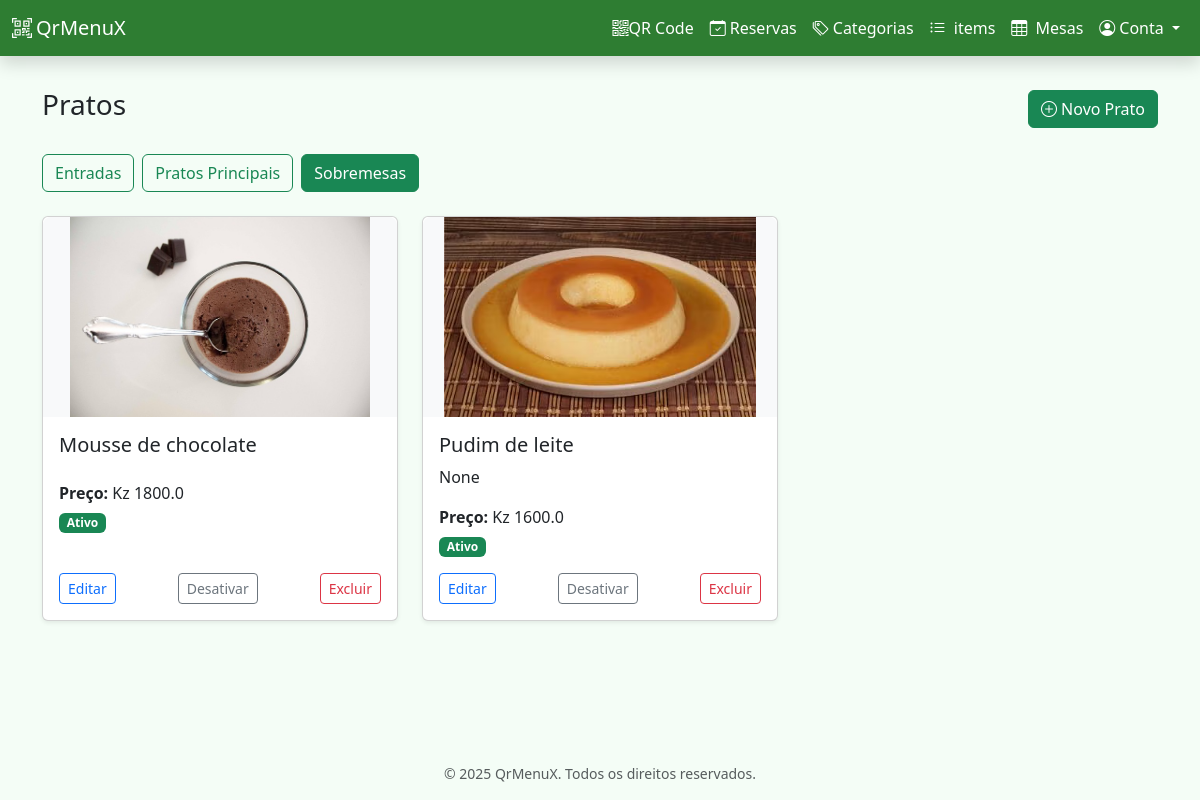
The page /dashboard/items?category_id=3 (signed in) on the database as committed earlier.
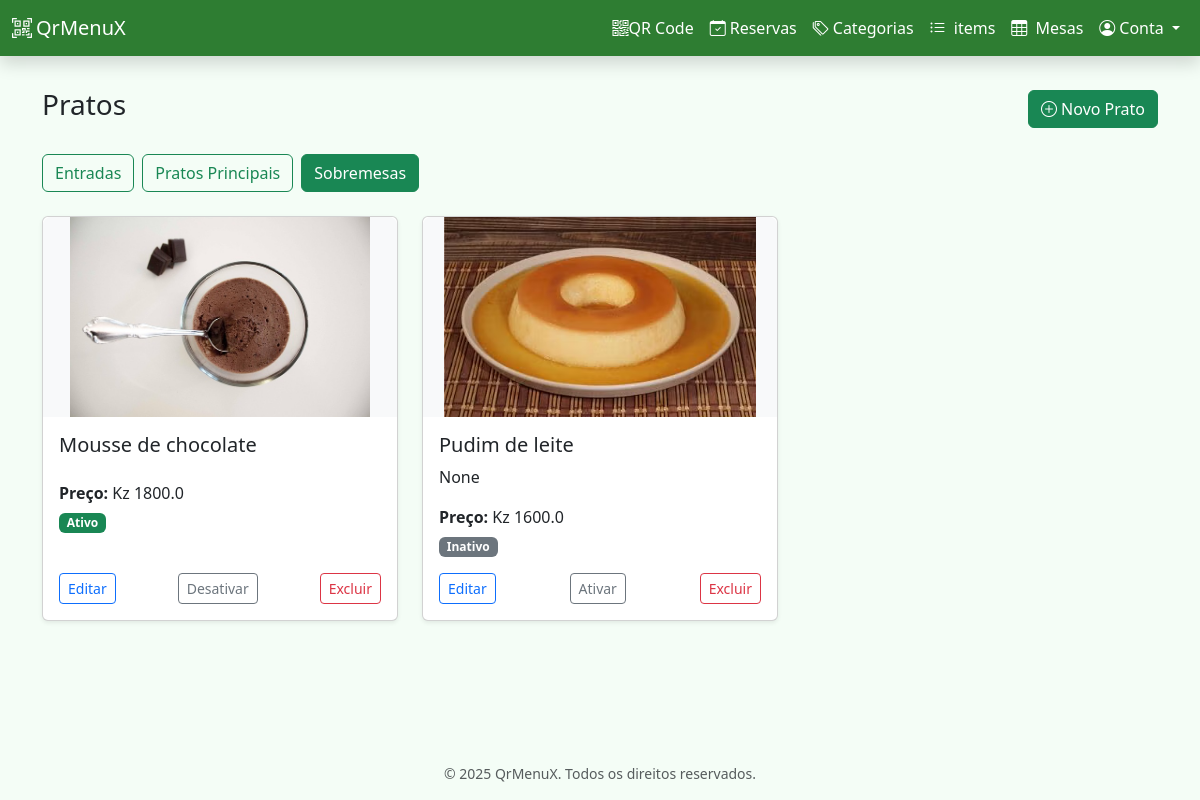
The same page on the database as committed later.
### app/models.py (models this page shows)
class Category(db.Model):
    id = db.Column(db.Integer, primary_key=True)
    name = db.Column(db.String(100), nullable=False)
    is_active = db.Column(db.Boolean, default=True)
    restaurant_id = db.Column(
        db.Integer, db.ForeignKey("restaurant.id"), nullable=False
    )
    items = db.relationship("MenuItem", backref="category", lazy=True)

class MenuItem(db.Model):
    id = db.Column(db.Integer, primary_key=True)
    name = db.Column(db.String(100), nullable=False)
    price = db.Column(db.Float, nullable=False)
    image_filename = db.Column(db.String(100))
    description = db.Column(db.Text)
    ingredients = db.Column(db.Text)
    is_active = db.Column(db.Boolean, default=True)
    category_id = db.Column(db.Integer, db.ForeignKey("category.id"), nullable=False)

### app/routes/dashboard_routes.py (the view)
@bp.route("/items", methods=["GET"])
@login_required
def list_items():
    restaurant = current_user.restaurant
    categories = Category.query.filter_by(restaurant=restaurant).all()
    category_id = request.args.get("category_id", type=int)
    selected_category = (
        Category.query.get(category_id)
        if category_id
        else categories[0] if categories else None
    )
    items = (
        MenuItem.query.filter_by(category=selected_category).all()
        if selected_category
        else []
    )
    return render_template(
        "dashboard/items.html",
        categories=categories,
        selected_category=selected_category,
        items=items,
    )

### app/models.py (called while the page is built)
@login_manager.user_loader
def load_user(user_id):
    return User.query.get(int(user_id))

### app/templates/dashboard/items.html (shortened to what this page needs)
{% extends "dashboard/dashboard_base.html" %}  {% block content %}
<div class="d-flex justify-content-between align-items-center mb-4">
  <h3>Pratos</h3>
  <button
    class="btn btn-success"
    data-bs-toggle="modal"
    data-bs-target="#createItemModal"
  >
    <i class="bi bi-plus-circle"></i> Novo Prato
  </button>
</div>
<div class="mb-4 d-flex flex-wrap gap-2">
  {% for category in categories %}
  <form method="GET" action="{{ url_for('dashboard.list_items') }}">
    <button
      type="submit"
      class="btn {% if category.id == selected_category.id %}btn-success{% else %}btn-outline-success{% endif %}"
    >
      {{ category.name }}
    </button>
  </form>
  {% endfor %}
</div>
<div class="row">
  {% for item in items %}
  <div class="col-md-6 col-lg-4 mb-4">
    <div class="card h-100 shadow-sm">
      {% if item.image_filename %}
      <img
        src="{{ url_for('static', filename='uploads/' + item.image_filename) }}"
        class="card-img-top menu-card-img"
        alt="{{ item.name }}"
      />
      {% endif %}
      <div class="card-body d-flex flex-column">
        <h5 class="card-title">{{ item.name }}</h5>
        <p class="card-text truncate">{{ item.description }}</p>
        <p class="card-text mb-2">
          <strong>Preço:</strong> Kz {{ item.price }}
        </p>
        <span
          class="badge bg-{{ 'success' if item.is_active else 'secondary' }} mb-3 align-self-start"
        >
          {{ 'Ativo' if item.is_active else 'Inativo' }}
        </span>
        <div class="mt-auto d-flex justify-content-between">
          <button
            class="btn btn-sm btn-outline-primary"
            data-bs-toggle="modal"
            data-bs-target="#editItemModal{{ item.id }}"
          >
            Editar
          </button>
          <a
            href="{{ url_for('dashboard.toggle_item', item_id=item.id) }}"
            class="btn btn-sm btn-outline-secondary"
          >
            {{ 'Desativar' if item.is_active else 'Ativar' }}
          </a>
          <a
            href="{{ url_for('dashboard.delete_item', item_id=item.id) }}"
            class="btn btn-sm btn-outline-danger"
            onclick="return confirm('Deseja realmente excluir este prato?');"
          >
            Excluir
          </a>
        </div>
      </div>
    </div>
  </div>
  {% else %}
  <p class="text-muted">Nenhum prato cadastrado nesta categoria.</p>
  {% endfor %}
</div>
{% endblock %}

### app/templates/dashboard/dashboard_base.html (shortened to what this page needs)
<!DOCTYPE html>
<html lang="pt">
  <head>
    <link
      href="https://cdn.jsdelivr.net/npm/bootstrap@5.3.0/dist/css/bootstrap.min.css"
      rel="stylesheet"
    />
    <link
      href="https://cdn.jsdelivr.net/npm/bootstrap-icons@1.10.5/font/bootstrap-icons.css"
      rel="stylesheet"
    />
  </head>
  <body>
    <nav class="navbar navbar-expand-lg navbar-dark shadow">
      <div class="container-fluid">
        <a class="navbar-brand" href="{{ url_for('dashboard.index') }}">
          <i class="bi bi-qr-code-scan me-1"></i>QrMenuX
        </a>
        <div class="collapse navbar-collapse" id="navbarContent">
          <ul class="navbar-nav ms-auto mb-2 mb-lg-0">
            <li class="nav-item">
              <a class="nav-link" href="{{ url_for('dashboard.qrcode_page') }}">
                <i class="bi bi-qr-code"></i>QR Code
              </a>
            </li>
            <li class="nav-item">
              <a
                class="nav-link"
                href="{{ url_for('dashboard.reservations') }}"
              >
                <i class="bi bi-calendar-check me-1"></i>Reservas
              </a>
            </li>
            <li class="nav-item">
              <a
                class="nav-link"
                href="{{ url_for('dashboard.list_categories') }}"
              >
                <i class="bi bi-tags me-1"></i>Categorias
              </a>
            </li>
            <li class="nav-item">
              <a class="nav-link" href="{{ url_for('dashboard.list_items') }}">
                <i class="bi bi-list-ul me-1"></i> items
              </a>
            </li>
            <li class="nav-item">
              <a class="nav-link" href="{{ url_for('dashboard.list_tables') }}">
                <i class="bi bi-table me-1"></i> Mesas
              </a>
            </li>
            <li class="nav-item dropdown">
              <a
                class="nav-link dropdown-toggle"
                href="#"
                id="navbarDropdown"
                role="button"
                data-bs-toggle="dropdown"
              >
                <i class="bi bi-person-circle me-1"></i>Conta
              </a>
            </li>
          </ul>
        </div>
      </div>
    </nav>
    <main class="container">
      {% block content %}{% endblock %}
    </main>
    <footer class="text-center py-3 text-muted small">
      &copy; 2025 QrMenuX. Todos os direitos reservados.
    </footer>
  </body>
</html>

### app/templates/dashboard/dashboard_base.html (style rules this page uses)
body { background-color: #f4fdf6; min-height: 100vh; display: flex; flex-direction: column; }
.navbar { background-color: #2e7d32; }
.navbar .nav-link, .navbar-brand, .navbar .dropdown-toggle { color: white; }
main { flex-grow: 1; padding: 2rem 1rem; }

### app/templates/dashboard/items.html (style rules this page uses)
.menu-card-img { height: 200px; width: 100%; object-fit: contain; border-top-left-radius: 0.5rem; border-top-right-radius: 0.5rem; background-color: #f8f9fa; }
.card-text.truncate { max-height: 4.5em; overflow: hidden; text-overflow: ellipsis; }

Rows that differ between the two databases and show on the page:
changed MenuItem "Pudim de leite": is_active "Ativo" → "Inativo"; is_active "Desativar" → "Ativar"
